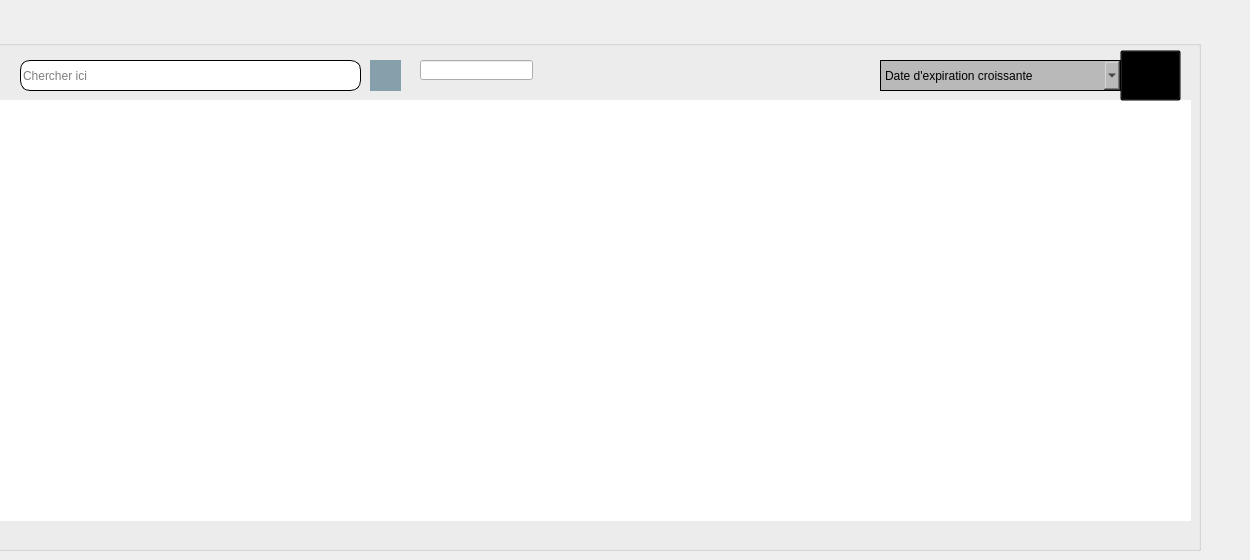
   <widget class="QWidget" name="tab">
    <attribute name="title">
     <string>Liste </string>
    </attribute>
    <widget class="QGroupBox" name="groupBox_2">
     <property name="geometry">
      <rect>
       <x>-40</x>
       <y>40</y>
       <width>1241</width>
       <height>511</height>
      </rect>
     </property>
     <property name="title">
      <string/>
     </property>
     <widget class="QTableView" name="tableView_liste_abonnement">
      <property name="geometry">
       <rect>
        <x>40</x>
        <y>60</y>
        <width>1191</width>
        <height>421</height>
       </rect>
      </property>
      <property name="styleSheet">
       <string notr="true">background-color:white ; 
border-radius : 0px ; 

</string>
      </property>
     </widget>
     <widget class="QLineEdit" name="lineEdit_recherche">
      <property name="geometry">
       <rect>
        <x>60</x>
        <y>20</y>
        <width>341</width>
        <height>31</height>
       </rect>
      </property>
      <property name="styleSheet">
       <string notr="true">border-radius : 10px ; 
border : 1px solid black ;</string>
      </property>
      <property name="text">
       <string/>
      </property>
      <property name="placeholderText">
       <string>Chercher ici</string>
      </property>
     </widget>
     <widget class="QPushButton" name="pushButton_recherche_abonnement">
      <property name="geometry">
       <rect>
        <x>410</x>
        <y>20</y>
        <width>31</width>
        <height>31</height>
       </rect>
      </property>
      <property name="cursor">
       <cursorShape>PointingHandCursor</cursorShape>
      </property>
      <property name="styleSheet">
       <string notr="true">QPushButton{
background:none;
    font-family: Arial, sans-serif; 
    font-weight: bold; 
    font-size: 20px; 
border : none ; 
border-radius : 0 px ;
color : black ; 
padding:2px;
background-color:  #85A0AB;
border-radius: 20px;



}
QPushButton:hover{
background-color:  #638691;
border:none ; 
border-radius: 20px;
 
}
</string>
      </property>
      <property name="text">
       <string/>
      </property>
      <property name="icon">
       <iconset resource="source.qrc">
        <normaloff>:/img/images/search.png</normaloff>:/img/images/search.png</iconset>
      </property>
     </widget>
     <widget class="QComboBox" name="comboBoxFiltre">
      <property name="geometry">
       <rect>
        <x>920</x>
        <y>20</y>
        <width>241</width>
        <height>31</height>
       </rect>
      </property>
      <property name="cursor">
       <cursorShape>PointingHandCursor</cursorShape>
      </property>
      <property name="styleSheet">
       <string notr="true">background-color: rgb(185, 185, 185) ; 
border : 1px solid black ;</string>
      </property>
      <item>
       <property name="text">
        <string>Date d'expiration croissante</string>
       </property>
      </item>
      <item>
       <property name="text">
        <string>Type</string>
       </property>
      </item>
      <item>
       <property name="text">
        <string>Standard</string>
       </property>
      </item>
      <item>
       <property name="text">
        <string>Family</string>
       </property>
      </item>
      <item>
       <property name="text">
        <string>Premium</string>
       </property>
      </item>
     </widget>
     <widget class="QPushButton" name="pushButton_2">
      <property name="geometry">
       <rect>
        <x>1160</x>
        <y>10</y>
        <width>61</width>
        <height>51</height>
       </rect>
      </property>
      <property name="styleSheet">
       <string notr="true">background-color : transparent ; </string>
      </property>
      <property name="text">
       <string/>
      </property>
      <property name="icon">
       <iconset resource="source.qrc">
        <normaloff>:/img/images/table.png</normaloff>:/img/images/table.png</iconset>
      </property>
      <property name="iconSize">
       <size>
        <width>35</width>
        <height>35</height>
       </size>
      </property>
     </widget>
     <widget class="QLineEdit" name="lineEdit">
      <property name="geometry">
       <rect>
        <x>460</x>
        <y>20</y>
        <width>113</width>
        <height>20</height>
       </rect>
      </property>
     </widget>
    </widget>
   </widget>
